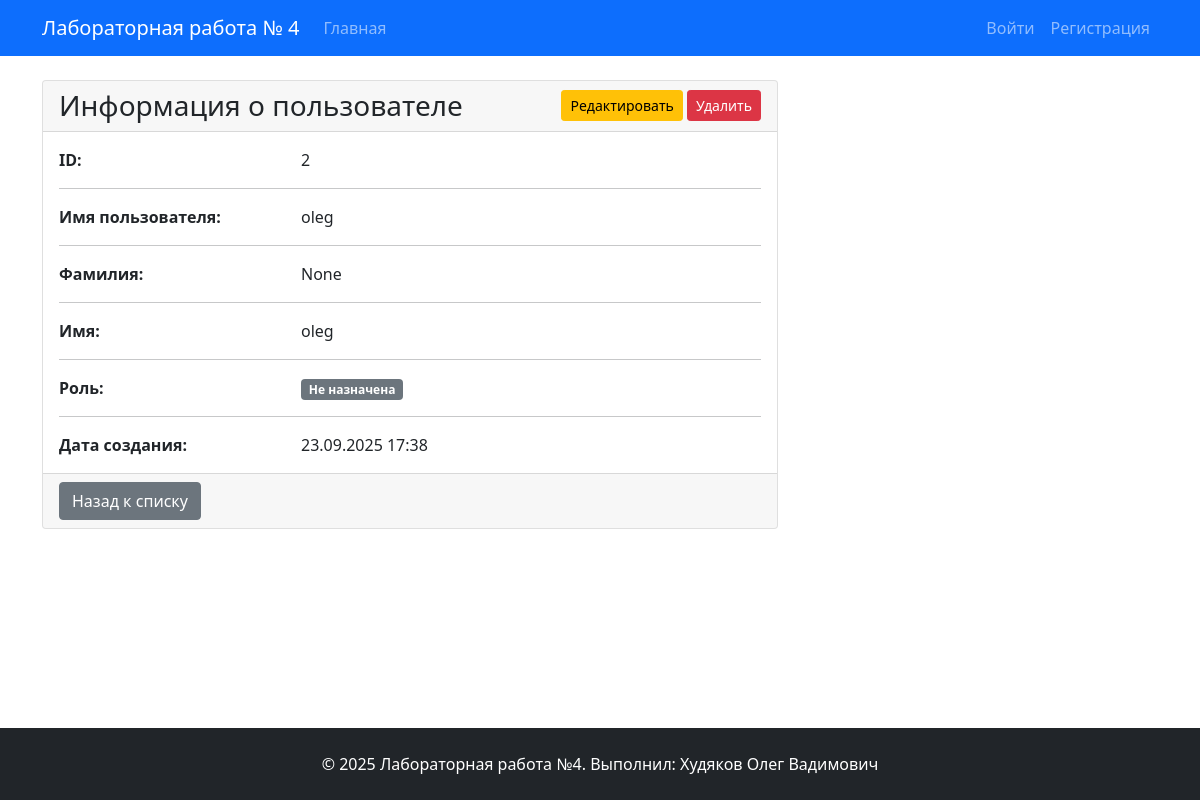
/user/2, run on the app's committed database.
### app/models.py (models this page shows, shortened)
class User(UserMixin, db.Model):
    __tablename__ = 'users'
    id = db.Column(db.Integer, primary_key=True)
    username = db.Column(db.String(50), unique=True, nullable=False)
    password_hash = db.Column(db.String(256), nullable=False)
    last_name = db.Column(db.String(50))
    first_name = db.Column(db.String(50), nullable=False)
    middle_name = db.Column(db.String(50))
    role_id = db.Column(db.Integer, db.ForeignKey('roles.id'))
    created_at = db.Column(db.DateTime, default=datetime.utcnow)

### app/routes.py (the view)
@main_bp.route('/user/<int:user_id>')
def view_user(user_id):
    user = User.query.get_or_404(user_id)
    return render_template('user/view.html', user=user)

### templates/user/view.html (shortened to what this page needs)
{% extends "base.html" %}
{% block content %}
<div class="row">
    <div class="col-md-8">
        <div class="card">
            <div class="card-header d-flex justify-content-between align-items-center">
                <h3 class="card-title mb-0">Информация о пользователе</h3>
                <div>
                    <a href="{{ url_for('main.edit_user', user_id=user.id) }}" class="btn btn-warning btn-sm">Редактировать</a>
                    {% if user.id != current_user.id %}
                    <form method="post" action="{{ url_for('main.delete_user', user_id=user.id) }}" class="d-inline" onsubmit="return confirm('Вы уверены что хотите удалить этого пользователя?')">
                        <button type="submit" class="btn btn-danger btn-sm">Удалить</button>
                    </form>
                    {% endif %}
                </div>
            </div>
            <div class="card-body">
                <div class="row">
                    <div class="col-md-4">
                        <strong>ID:</strong>
                    </div>
                    <div class="col-md-8">
                        {{ user.id }}
                    </div>
                </div>
                <hr>
                <div class="row">
                    <div class="col-md-4">
                        <strong>Имя пользователя:</strong>
                    </div>
                    <div class="col-md-8">
                        {{ user.username }}
                    </div>
                </div>
                <hr>
                <div class="row">
                    <div class="col-md-4">
                        <strong>Фамилия:</strong>
                    </div>
                    <div class="col-md-8">
                        {{ user.last_name }}
                    </div>
                </div>
                <hr>
                <div class="row">
                    <div class="col-md-4">
                        <strong>Имя:</strong>
                    </div>
                    <div class="col-md-8">
                        {{ user.first_name }}
                    </div>
                </div>
                <hr>
                <div class="row">
                    <div class="col-md-4">
                        <strong>Роль:</strong>
                    </div>
                    <div class="col-md-8">
                        {% if user.role %}
                            <span class="badge bg-primary">{{ user.role.name }}</span>
                        {% else %}
                            <span class="badge bg-secondary">Не назначена</span>
                        {% endif %}
                    </div>
                </div>
                <hr>
                <div class="row">
                    <div class="col-md-4">
                        <strong>Дата создания:</strong>
                    </div>
                    <div class="col-md-8">
                        {{ user.created_at.strftime('%d.%m.%Y %H:%M') if user.created_at else 'Не указана' }}
                    </div>
                </div>
            </div>
            <div class="card-footer">
                <a href="{{ url_for('main.index') }}" class="btn btn-secondary">Назад к списку</a>
            </div>
        </div>
    </div>
</div>
{% endblock %}

### data on the page
User: id "2", username "oleg", last_name "None", first_name "oleg", created_at "23.09.2025 17:38"
